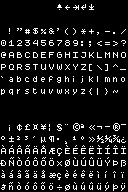
#> input picture assets/font_latin.png, 128 x 192 px
$ python font.py
#> lines starting #> are read from the running program, lines starting #| are printed output that depends on the picture
import math
import struct
from PIL import Image

"""
This script encodes font image data into a packed binary format suitable
for embedding with ziggba.
"""

def __main__():
    pack_font("font_latin.png", "font_latin.bin", (8, 12), (0, 24, 128, 72))
    pack_font("font_latin.png", "font_latin_supplement.bin", (8, 12), (0, 120, 128, 72))
    pack_font("font_greek.png", "font_greek.bin", (8, 12), (0, 0, 128, 108))
    pack_font("font_cyrillic.png", "font_cyrillic.bin", (9, 12), (0, 0, 144, 192))
    pack_font("font_arrows.png", "font_arrows.bin", (10, 12), (0, 0, 160, 72))
    pack_font("font_cjk_symbols.png", "font_cjk_symbols.bin", (10, 12), (0, 0, 160, 48))
    pack_font("font_kana.png", "font_kana.bin", (10, 12), (0, 0, 160, 144))
    pack_font("font_fullwidth.png", "font_fullwidth_punctuation.bin", (10, 12), (0, 0, 160, 24))
    pack_font("font_fullwidth.png", "font_fullwidth_latin.bin", (10, 12), (0, 24, 160, 48))

def pack_font(path_in, path_out, ch_size, im_rect):
#> called with path_in = 'font_latin.png', path_out = 'font_latin.bin', ch_size = (8, 12), im_rect = (0, 24, 128, 72)
    print("Reading image:", repr(path_in))
    im = Image.open(path_in)
#> im is the input picture: PIL image 128x192 P; 9.7% white in thin lines or dots
    im_pixels = im.load()
    im_rect_x, im_rect_y, im_rect_size_x, im_rect_size_y = im_rect
    ch_size_x, ch_size_y = ch_size
    ch_count_x = math.floor(im_rect_size_x / ch_size_x)
    ch_count_y = math.floor(im_rect_size_y / ch_size_y)
    ch_list = []
    for ch_y in range(ch_count_y):
        for ch_x in range(ch_count_x):
            # print(repr(chr(0x3040 + len(ch_list)))) # Helpful for debugging
            ch_list.append(Char(im_pixels, (
                im_rect_x + (ch_x * ch_size_x),
                im_rect_y + (ch_y * ch_size_y),
                ch_size_x,
                ch_size_y,
            )))
#> after the loop, ch_list = 96 items
    ch_headers = bytes()
    ch_rows = bytes()
    ch_headers_len = 4 * len(ch_list)
#> ch_headers_len = 384
    for ch in ch_list:
        ch_offset = 0
        if not ch.is_blank():
            ch_offset = len(ch_rows) + ch_headers_len
            ch_rows += ch.encode_rows()
        ch_headers += ch.encode_header()
        ch_headers += bytes([
            (ch_offset & 0xff),
            (ch_offset >> 8),
        ])
#> this loop made 96 passes
#> ch_offset on passes 1 to 12: 0, 384, 390, 393, 398, 404, 409, 415, 418, 425, 432, 437
    assert(len(ch_headers) == ch_headers_len)
    print("Writing output (%db headers, %db bitmap, %db total): %s" % (
        len(ch_headers),
        len(ch_rows),
        len(ch_headers) + len(ch_rows),
        repr(path_out)
    ))
#| Writing output (384b headers, 514b bitmap, 898b total): 'font_latin.bin'
    with open(path_out, "wb") as f:
        f.write(ch_headers)
        f.write(ch_rows)

class Char:
    def __init__(self, im_pixels, im_rect):
        self.im_rect_x = im_rect[0]
        self.im_rect_y = im_rect[1]
        self.im_rect_x_size = im_rect[2]
        self.im_rect_y_size = im_rect[3]
        self.im_rect_x_max = self.im_rect_x + self.im_rect_x_size
        self.im_rect_y_max = self.im_rect_y + self.im_rect_y_size
        self.x_min = self.im_rect_x_max
        self.x_max = self.im_rect_x
        self.y_min = self.im_rect_y_max
        self.y_max = self.im_rect_y
        self.y_min_first = self.im_rect_y_max
        self.y_max_first = self.im_rect_y
        self.y_min_last = self.im_rect_y_max
        self.y_max_last = self.im_rect_y
        self.rows = []
        for px_x in range(self.im_rect_x, self.im_rect_x_max):
            for px_y in range(self.im_rect_y, self.im_rect_y_max):
                if im_pixels[px_x, px_y]:
                    self.x_min = min(self.x_min, px_x)
                    self.x_max = max(self.x_max, px_x + 1)
                    self.y_min = min(self.y_min, px_y)
                    self.y_max = max(self.y_max, px_y + 1)
        if self.x_min >= self.x_max:
            return
        for px_y in range(self.im_rect_y, self.im_rect_y_max):
            if im_pixels[self.x_min, px_y]:
                self.y_min_first = min(self.y_min_first, px_y)
                self.y_max_first = max(self.y_max_first, px_y + 1)
        for px_y in range(self.im_rect_y, self.im_rect_y_max):
            if im_pixels[self.x_max - 1, px_y]:
                self.y_min_last = min(self.y_min_last, px_y)
                self.y_max_last = max(self.y_max_last, px_y + 1)
        if self.x_max - self.x_min > 12 or self.y_max - self.y_min > 12:
            raise ValueError(
                "Maximum allowed character size is 12x12 pixels. " +
                f"Found {self.x_max - self.x_min}x{self.y_max - self.y_min}."
            )
        assert(0 <= self.x_max - self.x_min < 16)
        assert(0 <= self.y_max - self.y_min < 16)
        assert(0 <= self.y_min_first - self.y_min < 16)
        assert(0 <= self.y_max_first - self.y_min < 16)
        assert(0 <= self.y_min_last - self.y_min < 16)
        assert(0 <= self.y_max_last - self.y_min < 16)
        assert(0 <= self.y_min - self.im_rect_y < 16)
        for px_y in range(self.y_min, self.y_max):
            row = 0
            i = 0
            for px_x in range(self.x_min, self.x_max):
                if im_pixels[px_x, px_y]:
                    row |= (1 << i)
                i += 1
            self.rows.append(row)
            # Helpful for debugging
            # print("  " + format(row, '#010b')[2:].replace("0", ".").replace("1", "X")[::-1])

    def is_blank(self):
        return self.x_max <= self.x_min or self.y_max <= self.y_min

    def encode_header(self):
        b = []
        b.append(
            max(0, self.x_max - self.x_min) |
            (max(0, self.y_max - self.y_min) << 4)
        )
        b.append(
            max(0, self.y_min - self.im_rect_y)
            # Note: High 4 bits of this byte are currently unused
        )
        return bytes(b)

    def encode_rows(self):
        wide = (self.x_max - self.x_min) > 8
        if wide:
            return struct.pack("<" + "H" * len(self.rows), *self.rows)
        else:
            return struct.pack("<" + "B" * len(self.rows), *self.rows)

if __name__ == "__main__":
    __main__()
#> the loop in pack_font (call 2), `for ch in ch_list:` made 96 passes
#> ch_offset on passes 1 to 12: 0, 384, 390, 397, 403, 409, 415, 422, 429, 430, 438, 442
#| Writing output (384b headers, 659b bitmap, 1043b total): 'font_latin_supplement.bin'
#> call 3 of pack_font, with path_in = 'font_greek.png', path_out = 'font_greek.bin', ch_size = (8, 12), im_rect = (0, 0, 128, 108)
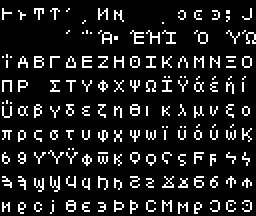
#> input picture assets/font_greek.png, 128 x 108 px (shown 2 times larger)
#> in pack_font, im is the input picture: PIL image 128x108 P; 11.8% white in thin lines or dots
#> after the loop in pack_font (call 3), `for ch_y in range(ch_count_y):`: ch_list = 144 items
#> in pack_font (call 3), `ch_headers_len = 4 * len(ch_list)`: ch_headers_len = 576
#> the loop in pack_font (call 3), `for ch in ch_list:` made 144 passes
#> ch_offset on passes 1 to 12: 576, 582, 587, 593, 599, 601, 603, 609, 0, 0, 615, 616
#| Writing output (576b headers, 810b bitmap, 1386b total): 'font_greek.bin'
#> call 4 of pack_font, with path_in = 'font_cyrillic.png', path_out = 'font_cyrillic.bin', ch_size = (9, 12), im_rect = (0, 0, 144, 192)
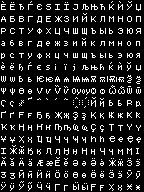
#> input picture assets/font_cyrillic.png, 144 x 192 px
#> in pack_font, im is the input picture: PIL image 144x192 P; 13% white in thin lines or dots
#| Writing output (1024b headers, 1647b bitmap, 2671b total): 'font_cyrillic.bin'
#> (the run stopped early here; a loop or call above may not have finished)
